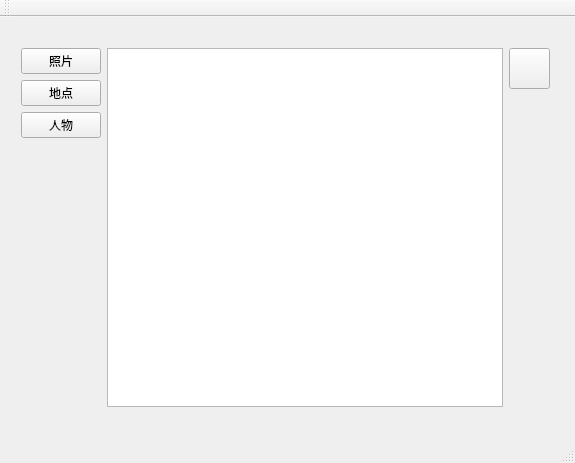
<?xml version="1.0" encoding="UTF-8"?>
<ui version="4.0">
 <class>MainWindow</class>
 <widget class="QMainWindow" name="MainWindow">
  <property name="geometry">
   <rect>
    <x>0</x>
    <y>0</y>
    <width>575</width>
    <height>463</height>
   </rect>
  </property>
  <property name="windowTitle">
   <string>MainWindow</string>
  </property>
  <widget class="QWidget" name="centralWidget">
   <widget class="QWidget" name="layoutWidget">
    <property name="geometry">
     <rect>
      <x>10</x>
      <y>20</y>
      <width>551</width>
      <height>381</height>
     </rect>
    </property>
    <layout class="QGridLayout" name="gridLayout">
     <item row="0" column="0" rowspan="2">
      <layout class="QHBoxLayout" name="horizontalLayout">
       <item>
        <layout class="QVBoxLayout" name="verticalLayout">
         <item>
          <widget class="QPushButton" name="pushButton">
           <property name="text">
            <string>照片</string>
           </property>
          </widget>
         </item>
         <item>
          <widget class="QPushButton" name="pushButton_2">
           <property name="text">
            <string>地点</string>
           </property>
          </widget>
         </item>
         <item>
          <widget class="QPushButton" name="pushButton_3">
           <property name="text">
            <string>人物</string>
           </property>
          </widget>
         </item>
         <item>
          <spacer name="verticalSpacer">
           <property name="orientation">
            <enum>Qt::Vertical</enum>
           </property>
           <property name="sizeHint" stdset="0">
            <size>
             <width>20</width>
             <height>40</height>
            </size>
           </property>
          </spacer>
         </item>
        </layout>
       </item>
       <item>
        <widget class="QTableWidget" name="tableWidget"/>
       </item>
      </layout>
     </item>
     <item row="0" column="1">
      <widget class="QPushButton" name="upbtn">
       <property name="minimumSize">
        <size>
         <width>41</width>
         <height>41</height>
        </size>
       </property>
       <property name="styleSheet">
        <string notr="true">QPushButton#upbtn
{
border-image: url(:/new/prefix1/up.png)
}
QPushButton#upbtn:pressed
{
border-image: url(:/new/prefix1/up2.png)
}
</string>
       </property>
       <property name="text">
        <string/>
       </property>
      </widget>
     </item>
     <item row="1" column="1">
      <spacer name="verticalSpacer_2">
       <property name="orientation">
        <enum>Qt::Vertical</enum>
       </property>
       <property name="sizeHint" stdset="0">
        <size>
         <width>20</width>
         <height>40</height>
        </size>
       </property>
      </spacer>
     </item>
    </layout>
   </widget>
  </widget>
  <widget class="QMenuBar" name="menuBar">
   <property name="geometry">
    <rect>
     <x>0</x>
     <y>0</y>
     <width>575</width>
     <height>23</height>
    </rect>
   </property>
  </widget>
  <widget class="QToolBar" name="mainToolBar">
   <attribute name="toolBarArea">
    <enum>TopToolBarArea</enum>
   </attribute>
   <attribute name="toolBarBreak">
    <bool>false</bool>
   </attribute>
  </widget>
  <widget class="QStatusBar" name="statusBar"/>
 </widget>
 <layoutdefault spacing="6" margin="11"/>
 <resources/>
 <connections/>
</ui>
